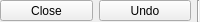
<ui version="4.0" >
 <class>QG_LineOptions</class>
 <widget class="QWidget" name="QG_LineOptions" >
  <property name="geometry" >
   <rect>
    <x>0</x>
    <y>0</y>
    <width>200</width>
    <height>22</height>
   </rect>
  </property>
  <property name="sizePolicy" >
   <sizepolicy vsizetype="Preferred" hsizetype="Maximum" >
    <horstretch>0</horstretch>
    <verstretch>0</verstretch>
   </sizepolicy>
  </property>
  <property name="minimumSize" >
   <size>
    <width>150</width>
    <height>22</height>
   </size>
  </property>
  <property name="maximumSize" >
   <size>
    <width>200</width>
    <height>22</height>
   </size>
  </property>
  <layout class="QHBoxLayout" >
   <property name="spacing" >
    <number>6</number>
   </property>
   <property name="margin" >
    <number>0</number>
   </property>
   <item>
    <widget class="QToolButton" name="bClose" >
     <property name="sizePolicy" >
      <sizepolicy vsizetype="Fixed" hsizetype="Minimum" >
       <horstretch>0</horstretch>
       <verstretch>0</verstretch>
      </sizepolicy>
     </property>
     <property name="toolTip" >
      <string>Close contour and connect to start point</string>
     </property>
     <property name="text" >
      <string>Close</string>
     </property>
    </widget>
   </item>
   <item>
    <widget class="QToolButton" name="bUndo" >
     <property name="sizePolicy" >
      <sizepolicy vsizetype="Fixed" hsizetype="Minimum" >
       <horstretch>0</horstretch>
       <verstretch>0</verstretch>
      </sizepolicy>
     </property>
     <property name="toolTip" >
      <string>Undo last point</string>
     </property>
     <property name="text" >
      <string>Undo</string>
     </property>
    </widget>
   </item>
   <item>
    <widget class="Line" name="line" >
     <property name="orientation" >
      <enum>Qt::Vertical</enum>
     </property>
    </widget>
   </item>
  </layout>
 </widget>
 <resources/>
 <connections/>
</ui>
